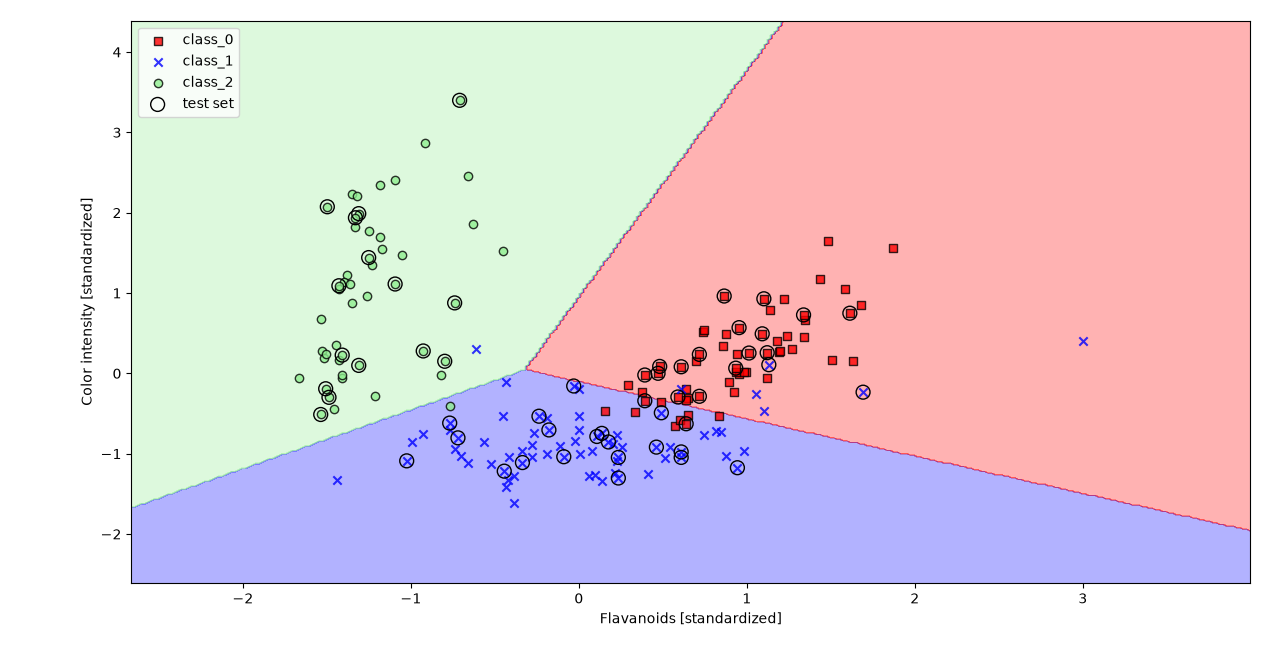

Python code for this plot:
import numpy as np
import pandas as pd
import matplotlib.colors as mcolors
from matplotlib.colors import ListedColormap
import matplotlib.pyplot as plt
from sklearn.datasets import load_wine
from sklearn.model_selection import train_test_split
from sklearn.preprocessing import StandardScaler
from sklearn.linear_model import LogisticRegression
from sklearn.multiclass import OneVsRestClassifier
from sklearn.metrics import accuracy_score


# Load the Wine dataset
wine = load_wine()
print(wine.feature_names)  # Print the feature names
print(wine.target_names)  # Print the target names

# flavanoids (index 6) and color_intensity (index 9)
X = wine.data[:, [6, 9]]
y = wine.target  

print('Features: ')
print(X)
print('Target: ')
print(y)

# Print the class labels and the number of samples and features
print('Class labels:', np.unique(y))
print('Number of samples:', X.shape[0])
print('Number of features:', X.shape[1])


# Split the dataset into training and testing sets
X_train, X_test, y_train, y_test = train_test_split(X, y, test_size=0.3, random_state=1, stratify=y)

print('Traning of features:')
print(X_train)

print('Traning of Targets:')
print(y_train)

print('Testing of features:')
print(X_test)

print('Testing of Targets:')
print(y_test)

# Print the counts of each class label in the original dataset, training set, and testing set
print("Labels counts in y:", np.bincount(y))
print("Labels counts in y_train:", np.bincount(y_train))
print("Labels counts in y_test:", np.bincount(y_test))


# Standardize the features
sc = StandardScaler()

X_train_std = sc.fit_transform(X_train)
X_test_std = sc.transform(X_test)  

print("Traning of standardize features: ")
print(X_train_std)

print("Testing of standardize features: ")
print(X_test_std)

# Train a Perceptron model
lr = OneVsRestClassifier(LogisticRegression(C=100.0, solver='lbfgs'))
lr.fit(X_train_std, y_train)

# Make predictions on the test set
y_pred = lr.predict(X_test_std)
print('Misclassified samples: %d' % (y_test != y_pred).sum())

# Find Accuracy i.e evalution of model
accuracy = accuracy_score(y_test, y_pred)
print('Accuracy: %.2f' % accuracy)


def plot_decision_regions(X, y, classifier, test_idx=None, resolution=0.02):
    # Set up marker generator and color map
    markers = ('s', 'x', 'o', '^', 'v') # Define different markers for each class
    colors = ('red', 'blue', 'lightgreen', 'gray', 'cyan') # Define different colors for each class
    cmap = ListedColormap(colors[:len(np.unique(y))]) # Create a color map

    # Plot the decision surface
    x1_min, x1_max = X[:, 0].min() - 1, X[:, 0].max() + 1  # Min and max of the first feature with some padding
    x2_min, x2_max = X[:, 1].min() - 1, X[:, 1].max() + 1  # Min and max of the second feature with some padding
    xx1, xx2 = np.meshgrid(np.arange(x1_min, x1_max, resolution),
                           np.arange(x2_min, x2_max, resolution)) # Create a mesh grid covering the feature space
    lab = classifier.predict(np.array([xx1.ravel(), xx2.ravel()]).T) # Predict the class label for each grid point
    lab = lab.reshape(xx1.shape) # Reshape the predictions to match the mesh grid
    plt.contourf(xx1, xx2, lab, alpha=0.3, cmap=cmap) # Plot the decision surface
    plt.xlim(xx1.min(), xx1.max())
    plt.ylim(xx2.min(), xx2.max())

    # Plot all samples
    for idx, cl in enumerate(np.unique(y)):
        plt.scatter(x=X[y == cl, 0],
                    y=X[y == cl, 1],
                    alpha=0.8,
                    c=colors[idx],
                    marker=markers[idx],
                    label=wine.target_names[cl], # Use the wine class name in the legend
                    edgecolor='black')

    # Highlight test samples
    if test_idx is not None:
        X_test, y_test = X[test_idx, :], y[test_idx] # Extract the test samples
        plt.scatter(X_test[:, 0],
                    X_test[:, 1],
                    c='none',
                    edgecolor='black',
                    alpha=1.0,
                    linewidth=1,
                    marker='o',
                    s=100,
                    label='test set')


# Plot the decision regions for the training and test sets
X_combined_std = np.vstack((X_train_std, X_test_std)) # Combine the standardized training and test sets
y_combined = np.hstack((y_train, y_test)) # Combine the training and test labels
plot_decision_regions(X=X_combined_std,
                      y=y_combined,
                      classifier=lr,
                      test_idx=range(len(y_train), len(y_combined))) # Test samples come after the training samples
plt.xlabel('Flavanoids [standardized]')
plt.ylabel('Color intensity [standardized]')
plt.legend(loc='upper left')
plt.tight_layout()
plt.show()
